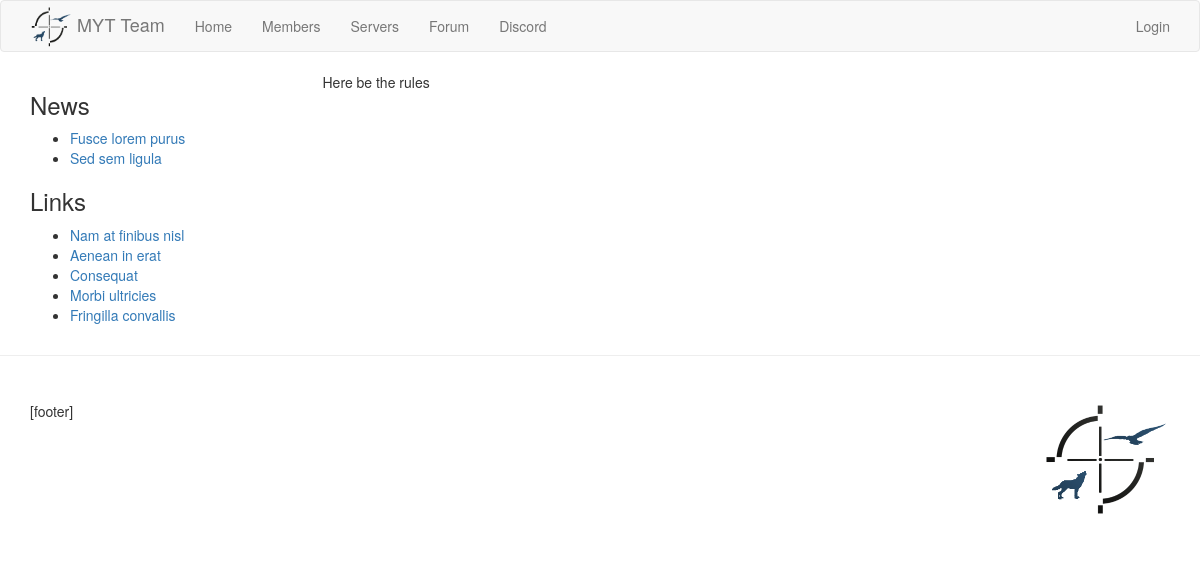
The app's page /rules/, older data.
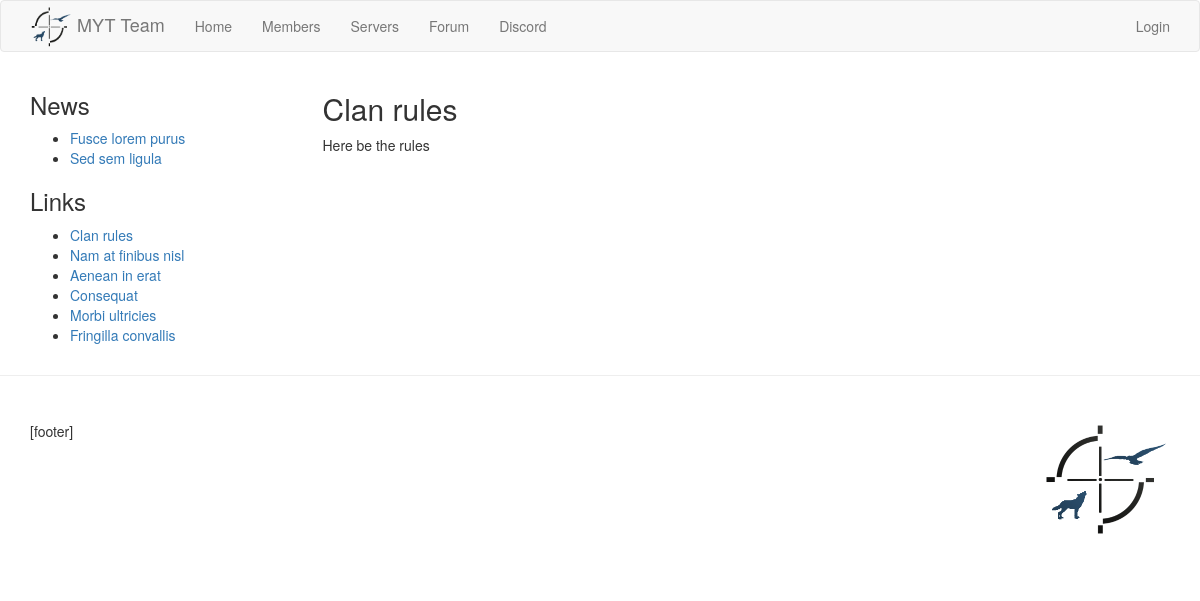
The same page, newer data.
### homepage/models.py (models this page shows, shortened)
class Setting(models.Model):
	key = models.CharField(primary_key=True, max_length=50)
	verbose_key = models.CharField("setting", max_length=50, blank=True, null=True)
	hints = models.TextField(blank=True, null=True)
	value = models.TextField(blank=True)
	@staticmethod
	def fetch_setting(key, default=""):
		try:
			setting = Setting.objects.get(key=key)
		except Setting.DoesNotExist:
			return default
		if setting.value:
			return setting.value
		else:
			return default

### homepage/views.py (the view)
# urls.py: url(r'^rules/$', views.flat_page, {"page_key": "rules", "page_title": "Clan rules"}, name="rules"),
def flat_page(request, page_key, page_title):
	page_content = Setting.fetch_setting(page_key)
	if not page_content:
		raise Http404
	return render(request, 'homepage/flat_page.html', merge_dicts(get_common_context(), {
		'page_title': page_title,
		'page_content': page_content,
	}))

### homepage/models.py (called while the page is built)
	def get_queryset(self, *args, **kwargs):
		return super(PlayerManager, self).get_queryset().order_by("user__username")

	def members(self):
		return self.get_queryset().filter(is_member=True)

	def new_members(self, period=30):
		return self.members().filter(date_joined__gte=timezone.now()-datetime.timedelta(days=period))

	def get_queryset(self, *args, **kwargs):
		return super(NewsManager, self).get_queryset().order_by("-is_sticky", "-date_written")

	def public(self):
		return self.get_queryset().filter(is_draft=False)

	def latest(self, count=5):
		return self.public()[:count]

### homepage/views.py (called while the page is built)
def get_common_context():
	return {
		'latest_news': News.objects.latest(),
		'new_members': Player.objects.new_members(),
		'links': Setting.fetch_setting('links', '[links]'),
		'footer': Setting.fetch_setting('footer', '[footer]'),
	}

### myt_homepage/utils.py (called while the page is built)
def merge_dicts(*dict_args):
    result = {}
    for dictionary in dict_args:
        result.update(dictionary)
    return result

### homepage/templates/homepage/flat_page.html (shortened to what this page needs)
{% extends "homepage/base.html" %}
{% load static %}
{% block content %}
	<div class="row">
		<div class="col-md-3">
			{% include 'homepage/includes/sidebar.html' %}
		</div>
		<div class="col-md-9">
			{{page_content|safe}}
		</div>
	</div>
{% endblock %}

### homepage/templates/homepage/includes/sidebar.html (shortened to what this page needs)
{% if latest_news %}
<section>
	<h3>News</h3>
	<ul>
	{% for l_news in latest_news %}
		<li><a href="{% url 'homepage:news' l_news.pk %}">{{ l_news.title|truncatechars:30 }}</a></li>
	{% endfor %}
	</ul>
</section>
{% endif %}
{% if links %}
<section>
	<h3>Links</h3>
	{{ links|safe }}
</section>
{% endif %}

Row changes from the older to the newer data that the page shows:
changed Setting: value "Nam at finibus nisl Aenean in erat Consequat Morbi ultricies Fringilla convallis" → "Clan rules Nam at finibus nisl Aenean in erat Consequat Morbi ultricies Fringilla convallis"
changed Setting: value "Here be the rules" → "Clan rules Here be the rules"
